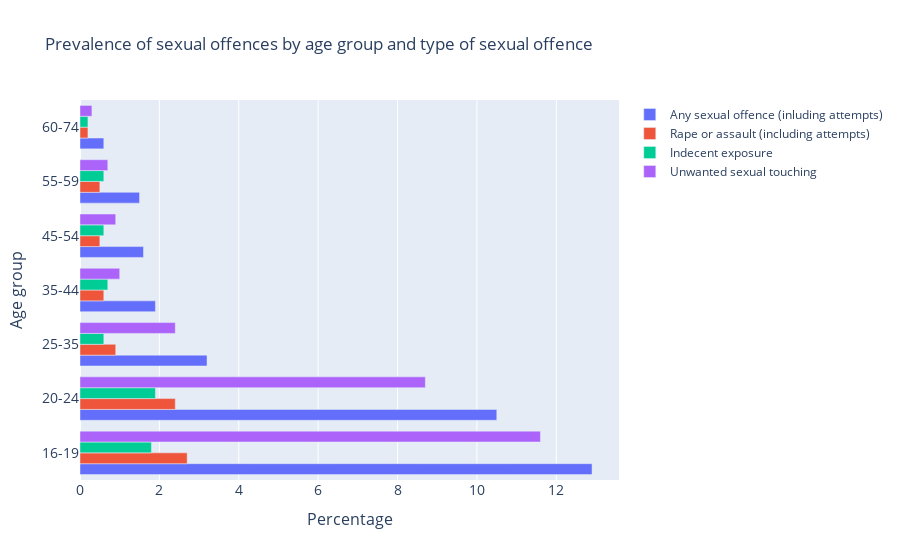

Write notebook code for a chart like this one.
### Code cell
# Analysing and visualing the data

# We want to plot 11 graphs to analyse the prevalence of the types of offences and certain characteristics of the (women) victims
# and the characteristics of these "victimised" women:
# 1. Prevalence of the type of sexual offences for age groups - interactive bar chart 
# 2. Prevalence of the type of sexual offences for ethnic groups - interactive bar chart
# 3. Prevalence of the type of sexual offences for marital status - interactive bar chart
# 4. Prevalence of the type of sexual offences for employment status - interactive bar chart
# 5. Prevalence of the type of sexual offences for respondent's occupation - interactive bar chart
# 6. Prevalence of the type of sexual offences for highest qualification - interactive bar chart
# 7. Prevalence of the type of sexual offences for religion - interactive bar chart
# 8. Prevalence of the type of sexual offences for sexual orientation - interactive bar chart
# 9. Prevalence of the type of sexual offences for hours out of home on an average weekday - interactive bar chart
# 10. Prevalence of the type of sexual offences for number of evening visits to pub/bar in the last month - interactive bar chart
# 11. Prevalence of the type of sexual offences for number of visits to a nightclub/disco in the last month - interactive bar chart

# For the graph 1. we plot an interactive bar chart
# x-axis: age group
# y-axis: type of sexual offences 
age_group=['16-19','20-24','25-35','35-44','45-54','55-59','60-74']
any_sexual_offence=df7_bis[1:8][df7_bis.columns[0]]
rape_or_assault=df7_bis[1:8][df7_bis.columns[1]]
indecent_exposure=df7_bis[1:8][df7_bis.columns[3]]
sexual_touching=df7_bis[1:8][df7_bis.columns[4]]

fig = go.Figure(data=[
    go.Bar(name='Any sexual offence (inluding attempts)', 
           x=any_sexual_offence,
           y=age_group,orientation='h'),
    go.Bar(name='Rape or assault (including attempts)', 
           x=rape_or_assault, 
           y=age_group,orientation='h'),
    go.Bar(name='Indecent exposure', 
           x=indecent_exposure, 
           y=age_group,orientation='h'),
    go.Bar(name='Unwanted sexual touching', 
           x=sexual_touching, 
           y=age_group,orientation='h')
])
# Change the bar mode
fig.update_layout(barmode='group',
                  title='Prevalence of sexual offences by age group and type of sexual offence',
                  xaxis=dict(
                    title='Percentage',
                    titlefont_size=16,
                    tickfont_size=14,),
                  yaxis=dict(
                    title='Age group',
                    titlefont_size=16,
                    tickfont_size=14)
                 )
fig.show()

### Figure 1 — Plotly figure (JSON) as saved in the notebook; plotly's stock layout.template omitted (floating-point values rounded to 4 significant figures)
{"data": [{"name": "Any sexual offence (inluding attempts)", "orientation": "h", "type": "bar", "x": [12.9, 10.5, 3.2, 1.9, 1.6, 1.5, 0.6], "y": ["16-19", "20-24", "25-35", "35-44", "45-54", "55-59", "60-74"]}, {"name": "Rape or assault (including attempts)", "orientation": "h", "type": "bar", "x": [2.7, 2.4, 0.9, 0.6, 0.5, 0.5, 0.2], "y": ["16-19", "20-24", "25-35", "35-44", "45-54", "55-59", "60-74"]}, {"name": "Indecent exposure", "orientation": "h", "type": "bar", "x": [1.8, 1.9, 0.6, 0.7, 0.6, 0.6, 0.2], "y": ["16-19", "20-24", "25-35", "35-44", "45-54", "55-59", "60-74"]}, {"name": "Unwanted sexual touching", "orientation": "h", "type": "bar", "x": [11.6, 8.7, 2.4, 1, 0.9, 0.7, 0.3], "y": ["16-19", "20-24", "25-35", "35-44", "45-54", "55-59", "60-74"]}], "layout": {"barmode": "group", "title": {"text": "Prevalence of sexual offences by age group and type of sexual offence"}, "xaxis": {"tickfont": {"size": 14}, "title": {"font": {"size": 16}, "text": "Percentage"}}, "yaxis": {"tickfont": {"size": 14}, "title": {"font": {"size": 16}, "text": "Age group"}}}}
